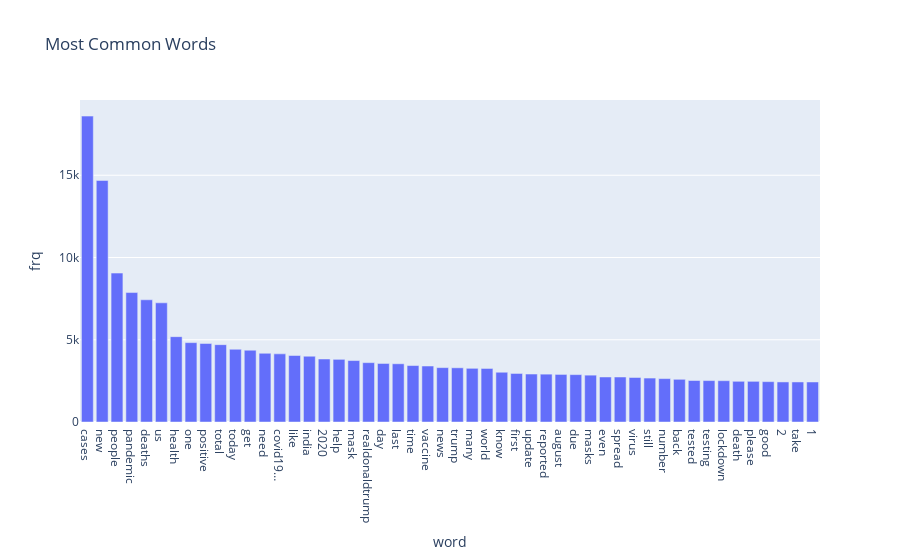

The notebook cell saved with this chart:
### Code cell
#lest find the most common words
word_counts = Counter(words_list).most_common(50)
words_df = pd.DataFrame(word_counts)
words_df.columns = ["word","frq"]




px.bar(words_df, x='word', y = 'frq', title = 'Most Common Words')

### Figure 1 — Plotly figure (JSON) as saved in the notebook; plotly's stock layout.template omitted (floating-point values rounded to 4 significant figures)
{"data": [{"alignmentgroup": "True", "hovertemplate": "word=%{x}<br>frq=%{y}<extra></extra>", "legendgroup": "", "marker": {"color": "#636efa", "pattern": {"shape": ""}}, "name": "", "offsetgroup": "", "orientation": "v", "showlegend": false, "textposition": "auto", "type": "bar", "x": ["cases", "new", "people", "pandemic", "deaths", "us", "health", "one", "positive", "total", "today", "get", "need", "covid19…", "like", "india", "2020", "help", "mask", "realdonaldtrump", "day", "last", "time", "vaccine", "news", "trump", "many", "world", "know", "first", "update", "reported", "august", "due", "masks", "even", "spread", "virus", "still", "number", "back", "tested", "testing", "lockdown", "death", "please", "good", "2", "take", "1"], "xaxis": "x", "y": [18596, 14683, 9053, 7869, 7429, 7245, 5188, 4825, 4773, 4701, 4420, 4365, 4178, 4143, 4042, 3999, 3830, 3809, 3735, 3608, 3558, 3540, 3431, 3403, 3306, 3295, 3263, 3255, 3025, 2951, 2916, 2909, 2892, 2880, 2848, 2736, 2735, 2706, 2671, 2638, 2596, 2522, 2518, 2511, 2474, 2472, 2453, 2435, 2434, 2432], "yaxis": "y"}], "layout": {"barmode": "relative", "legend": {"tracegroupgap": 0}, "title": {"text": "Most Common Words"}, "xaxis": {"anchor": "y", "domain": [0, 1], "title": {"text": "word"}}, "yaxis": {"anchor": "x", "domain": [0, 1], "title": {"text": "frq"}}}}
